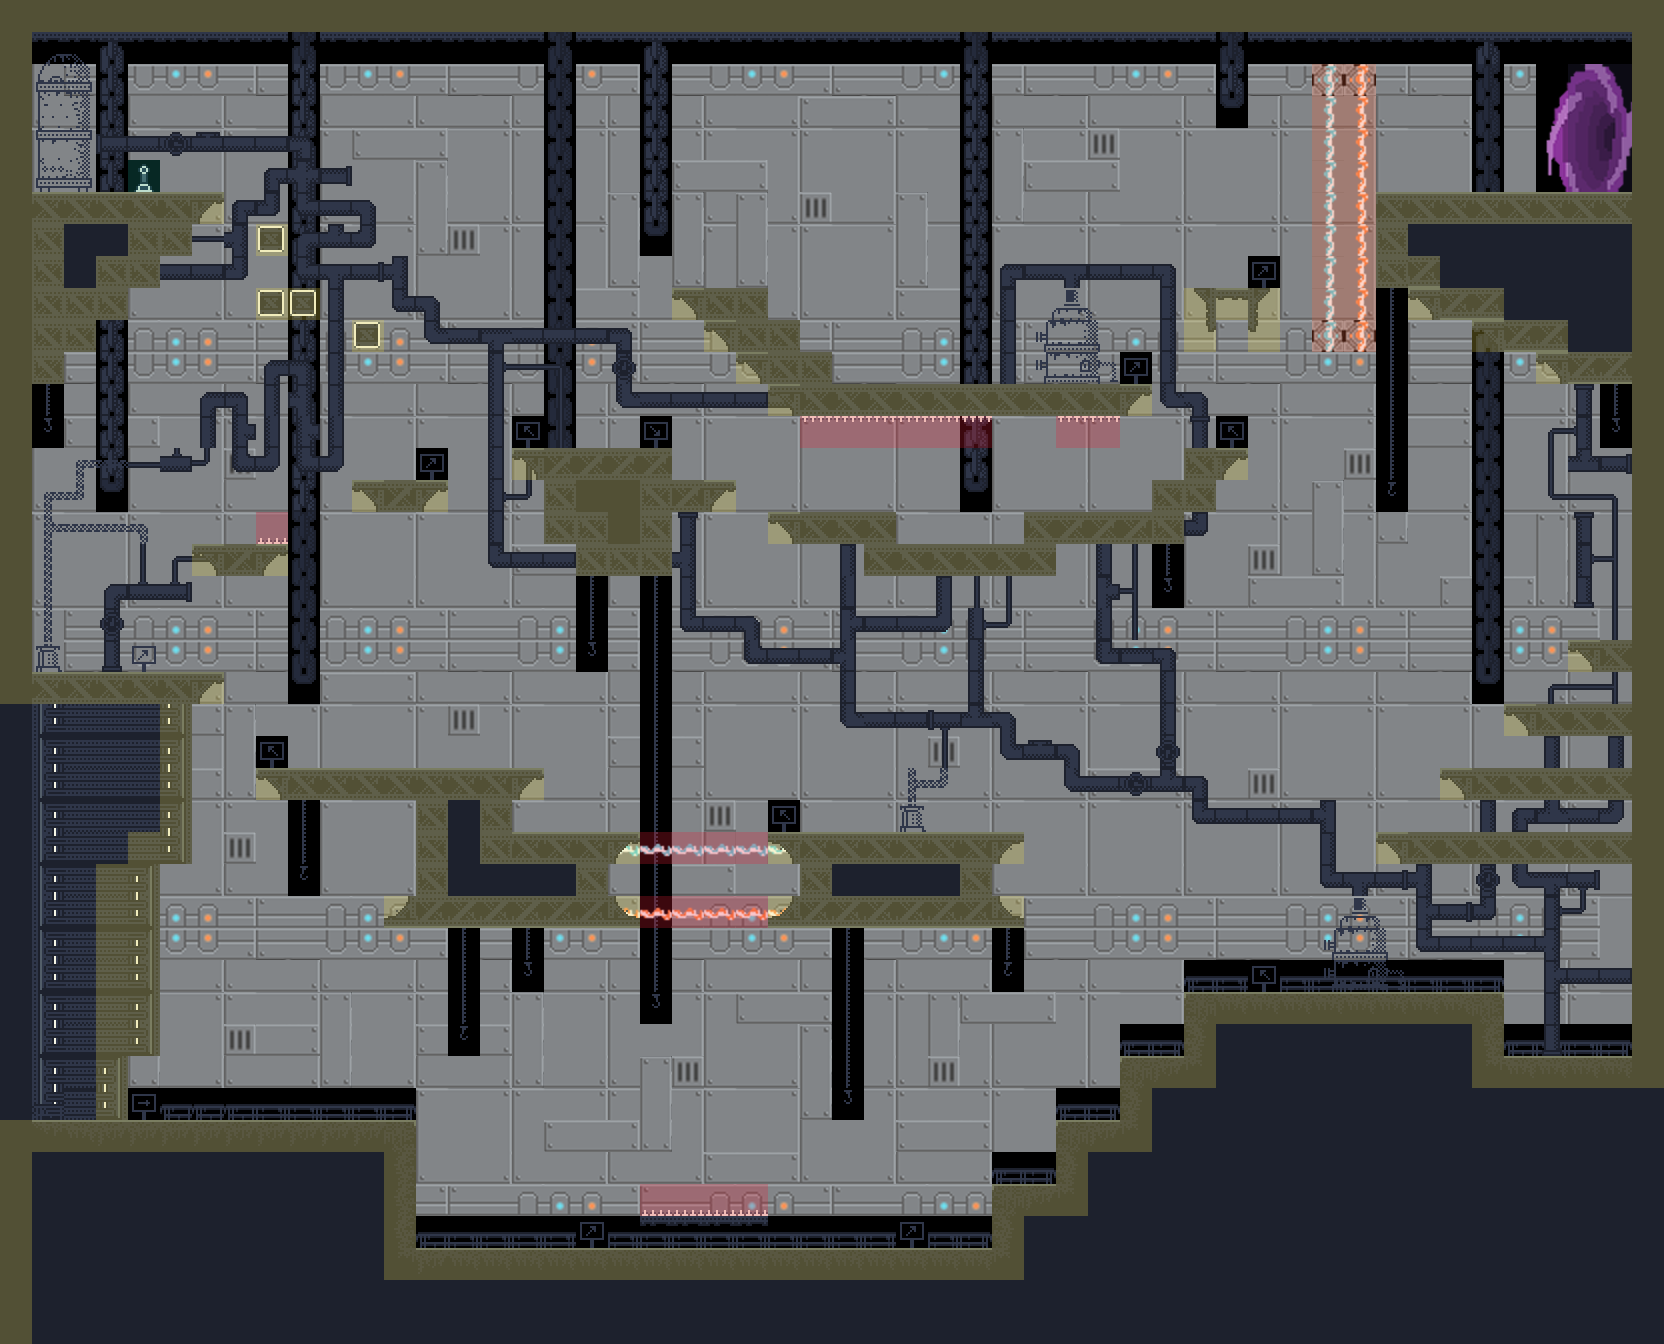

A 2D game scene composited from a Tiled map and its tileset images. What follows is a short description and the map's XML, with each tile layer's data collapsed to a summary:
An orthogonal 52x42 tile map with 32x32 px tiles, 7 tile layers (Background , Dead, Decoration no floor, Floor, ...), 5 tilesets.

<map version="1.0" tiledversion="1.1.5" orientation="orthogonal" renderorder="right-down" width="52" height="42" tilewidth="32" tileheight="32" infinite="0" nextobjectid="1">
 <tileset firstgid="1" name="0x72_16x16RobotTileset.v1" tilewidth="32" tileheight="32" tilecount="1024" columns="32">
  <image source="0x72_16x16RobotTileset.v1.png" width="1024" height="1024" />
  <tile id="77">
   <animation>
    <frame tileid="397" duration="100" />
    <frame tileid="398" duration="100" />
    <frame tileid="399" duration="100" />
    <frame tileid="400" duration="100" />
   </animation>
  </tile>
  <tile id="256">
   <animation>
    <frame tileid="256" duration="50" />
    <frame tileid="257" duration="50" />
    <frame tileid="258" duration="10" />
   </animation>
  </tile>
  <tile id="259">
   <animation>
    <frame tileid="259" duration="50" />
    <frame tileid="260" duration="50" />
    <frame tileid="261" duration="10" />
   </animation>
  </tile>
 </tileset>
 <tileset firstgid="1025" name="Background fill" tilewidth="32" tileheight="32" tilecount="144" columns="9">
  <image source="Background fill.PNG" width="294" height="523" />
 </tileset>
 <tileset firstgid="1169" name="industrial.v1" tilewidth="32" tileheight="32" tilecount="1024" columns="32">
  <image source="industrial.v1.png" width="1024" height="1024" />
 </tileset>
 <tileset firstgid="2193" name="Vortex Portal" tilewidth="32" tileheight="32" tilecount="100" columns="10">
  <image source="Vortex Portal.png" width="345" height="345" />
 </tileset>
 <tileset firstgid="2293" name="Colours" tilewidth="32" tileheight="32" tilecount="768" columns="32">
  <image source="Colours.jpg" width="1050" height="788" />
  <terraintypes>
   <terrain name="Nuevo Terreno" tile="66">
    <properties>
     <property name="Test" value="1" />
    </properties>
   </terrain>
  </terraintypes>
  <tile id="66" terrain="0,0,0,0" />
  <tile id="67" terrain="0,0,0,0" />
  <tile id="98" terrain="0,0,0,0" />
  <tile id="99" terrain="0,0,0,0" />
 </tileset>
 <layer name="Background " width="52" height="42">
  <data>[2184 cells, 2184 non-empty, 68 distinct tile ids]</data>
 </layer>
 <layer name="Dead" width="52" height="42">
  <data>[2184 cells, 37 non-empty, 5 distinct tile ids]</data>
 </layer>
 <layer name="Decoration no floor" width="52" height="42">
  <data>[2184 cells, 274 non-empty, 53 distinct tile ids]</data>
 </layer>
 <layer name="Floor" width="52" height="42">
  <data>[2184 cells, 64 non-empty, 6 distinct tile ids]</data>
 </layer>
 <layer name="Dead Desactivable" width="52" height="42">
  <data>[2184 cells, 18 non-empty, 2 distinct tile ids]</data>
 </layer>
 <layer name="Static PLatforms" width="52" height="42">
  <data>[2184 cells, 216 non-empty, 14 distinct tile ids]</data>
 </layer>
 <layer name="Collisions" width="52" height="42" opacity="0.26">
  <data>[2184 cells, 427 non-empty, 6 distinct tile ids]</data>
 </layer>
</map>
